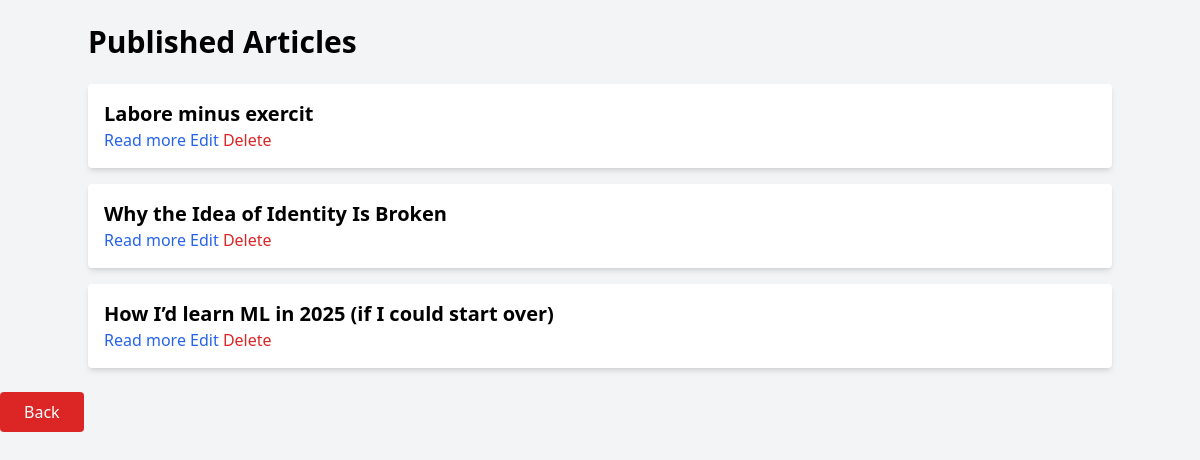
Screenshot of /app/userView/articleU.php with the database file from the repository.
### tables this page shows
CREATE TABLE `articles` (
  `id` bigint(20) UNSIGNED NOT NULL,
  `title` varchar(255) NOT NULL,
  `slug` varchar(255) NOT NULL,
  `content` text NOT NULL,
  `excerpt` text DEFAULT NULL,
  `meta_description` varchar(160) DEFAULT NULL,
  `category_id` bigint(20) NOT NULL,
  `featured_image` varchar(255) DEFAULT NULL,
  `status` enum('draft','published','scheduled','pending') NOT NULL DEFAULT 'pending',
  `scheduled_date` datetime DEFAULT NULL,
  `author_id` bigint(20) NOT NULL,
  `created_at` timestamp NOT NULL DEFAULT current_timestamp(),
  `updated_at` timestamp NOT NULL DEFAULT current_timestamp() ON UPDATE current_timestamp(),
  `views` int(11) DEFAULT 0
);

### app/config/database.php (called while the page is built, shortened)
<?php
class Database
{
    private $servername = "localhost";
    private $username = "root";
    private $password = "";
    private $dbname = "blogger";
    private $conn;
    public function __construct()
    {
        try {
            $this->conn = new PDO("mysql:host={$this->servername};dbname={$this->dbname}", $this->username, $this->password);
            $this->conn->setAttribute(PDO::ATTR_ERRMODE, PDO::ERRMODE_EXCEPTION);
        } catch (PDOException $e) {
            die("Connection failed: " . $e->getMessage());
        }
    }
    public function getConnection() {
        return $this->conn;
    }
}

### app/class/article/article.php (called while the page is built, shortened)
<?php
class Article
{
    private $conn;
    public function __construct()
    {
        $this->conn = (new Database())->getConnection();
    }
    public function getAllArticles()
    {
        $sql = "SELECT * FROM articles WHERE status = 'published' ORDER BY created_at DESC";
        $stmt = $this->conn->prepare($sql);
        $stmt->execute();
        return $stmt->fetchAll(\PDO::FETCH_ASSOC);
    }
}
?>

### app/userView/articleU.php (the view, shortened to what this page needs)
<?php
require_once __DIR__ . '/../class/article/article.php';
$article = new Article();
$articles = $article->getAllArticles();
?>
<!DOCTYPE html>
<html lang="en">
<head>
    <script src="https://cdn.tailwindcss.com"></script>
</head>
<body class="bg-gray-100 h-screen">
    <div class="container mx-auto py-6">
        <h1 class="text-3xl font-semibold mb-6">Published Articles</h1>
        <?php if (count($articles) > 0): ?>
            <ul class="space-y-4">
                <?php foreach ($articles as $articleItem): ?>
                    <li class="bg-white p-4 rounded shadow-md ">
                        <h2 class="text-xl font-bold"><?= htmlspecialchars($articleItem['title']) ?></h2>
        <a href="articleDetail.php?id=<?= $articleItem['id'] ?>" class="text-blue-600">Read more</a>
        <a href="updateArticle.php?id=<?= $articleItem['id'] ?>" class="text-blue-600">Edit</a>
        <a href="deleteArticle.php?id=<?= $articleItem['id'] ?>" class="text-red-600" onclick="return confirm('Are you sure you want to delete this article?')">Delete</a>
                    </li>
                <?php endforeach; ?>
            </ul>
        <?php else: ?>
            <p>No articles found.</p>
        <?php endif; ?>
    </div>
    <a href="articleU.php"><button class=" bg-red-600 text-white px-6 py-2 rounded">Back</button>
</a>
</body>
</html>

### rows the page displays
articles: title "Labore minus exercit"
articles: title "Why the Idea of Identity Is Broken"
articles: title "How I’d learn ML in 2025 (if I could start over)"
